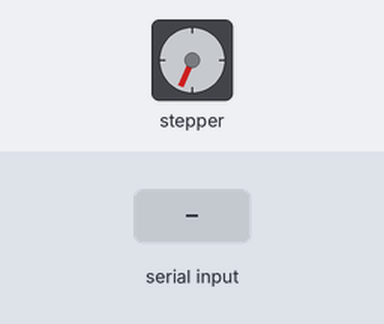
Recording of a sketch running on a simulated Arduino Uno, built with avr-gcc and run on an emulated ATmega328P. Parts: stepper motor. The inputs (shaded band) are chosen by the test bench. Stepper angles assume 200 steps per turn; what the sketch prints to the serial monitor is not drawn.

Above: at 0.4 s.
At 1.0 s:
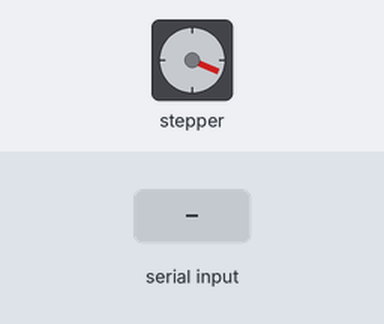
At 3.2 s:
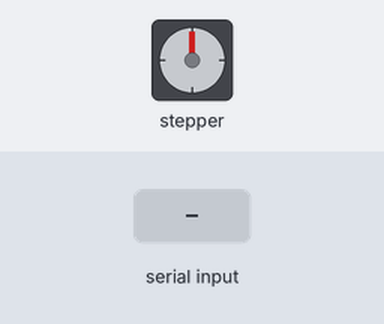
3.3 s: "90,45\n" received over Serial
Timing chart, 0 to 6.3 s (numbered marks = the images above; inputs shaded):
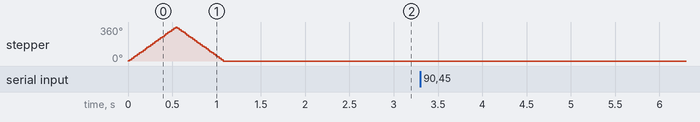

Measured:
- after the input at 3.3 s, every drawn part: stays the same

The sketch:

StepperMotorControl.ino
```cpp
/* This program will eventually integrate bluetooth control for one or two stepper motors

Every time you want the motor to move, call the step(#steps, direction, steptype)
  procedure.#steps is how many steps you'd like it to take.
  direction is either FORWARD or BACKWARD and the step type is SINGLE, DOUBLE. INTERLEAVE or MICROSTEP.
    "Single" means single-coil activation,
     "double" means 2 coils are activated at once (for higher torque)
     "interleave" means that it alternates between single and double to get twice the resolution (but of course its half the speed).
     "Microstepping" is a method where the coils are PWM'd to create smooth motion between steps.
*/

#include <AFMotor.h>

AF_Stepper motor(200, 1);

int value_bluetooth = 0;

String readString = "";

void setup() {
  // put your setup code here, to run once:
Serial.begin(9800);           // set up Serial library at 9600 bps (Baud rate = Bits Per Second)
  Serial.println("Stepper test with bluetooth!");

  motor.setSpeed(120);  // Enter rpm

  motor.step(200, FORWARD, DOUBLE);
  motor.step(200, BACKWARD, DOUBLE);
  motor.release();
  delay(1000);
}

void loop() {
  // put your main code here, to run repeatedly:

  //readString.charAt(readString.length()) != '⸮'
  if (Serial.available())
  {
      String readString = "";
      char c= Serial.read();

      readString += c;
      Serial.println(readString);

  }

  // Motor movement logic
  if(readString.length() >0)
  {
   value_bluetooth =readString.toInt();
  }

  if (value_bluetooth >  0   )
  {
    motor.setSpeed(value_bluetooth);
    motor.step(200, FORWARD, SINGLE);
    Serial.println(value_bluetooth);

  }
  else if (value_bluetooth <0)
  {
    motor.setSpeed(-value_bluetooth);
    motor.step(200, BACKWARD, SINGLE);
    Serial.println(value_bluetooth);
  }


//Serial.println(value_bluetooth);

 readString="";

}


/* Sample code for motor movement.
  motor.step(200, FORWARD, SINGLE);
  motor.step(200, BACKWARD, SINGLE);

  motor.step(200, FORWARD, DOUBLE);
  motor.step(200, BACKWARD, DOUBLE);

  motor.step(200, FORWARD, INTERLEAVE);
  motor.step(200, BACKWARD, INTERLEAVE);

  motor.step(200, FORWARD, MICROSTEP);
  motor.step(200, BACKWARD, MICROSTEP);
  */


  /* Sample bluetooth controlled app.

   while (Serial.available()){
    char c= Serial.read();
    readString+=c;
  }

  if(readString.length() >0) {

    value_bluetooth =readString.toInt();

   if (value_bluetooth >  0   ){
      delay_time = 15;
    }
    else
    {
      delay_time=0;
      }

Serial.println(value_bluetooth);


digitalWrite(8, HIGH); digitalWrite(step_pin_2, HIGH); digitalWrite(step_pin_3, LOW); digitalWrite(step_pin_4, LOW);
delay(delay_time);


digitalWrite(step_pin_1, LOW); digitalWrite(step_pin_2, HIGH); digitalWrite(step_pin_3, HIGH); digitalWrite(step_pin_4, LOW);
delay(delay_time);

digitalWrite(step_pin_1, LOW); digitalWrite(step_pin_2, LOW); digitalWrite(step_pin_3, HIGH); digitalWrite(step_pin_4, HIGH);
delay(delay_time);

digitalWrite(step_pin_1, HIGH); digitalWrite(step_pin_2, LOW); digitalWrite(step_pin_3, LOW); digitalWrite(step_pin_4, HIGH);
delay(delay_time);


readString="";
*/
```
